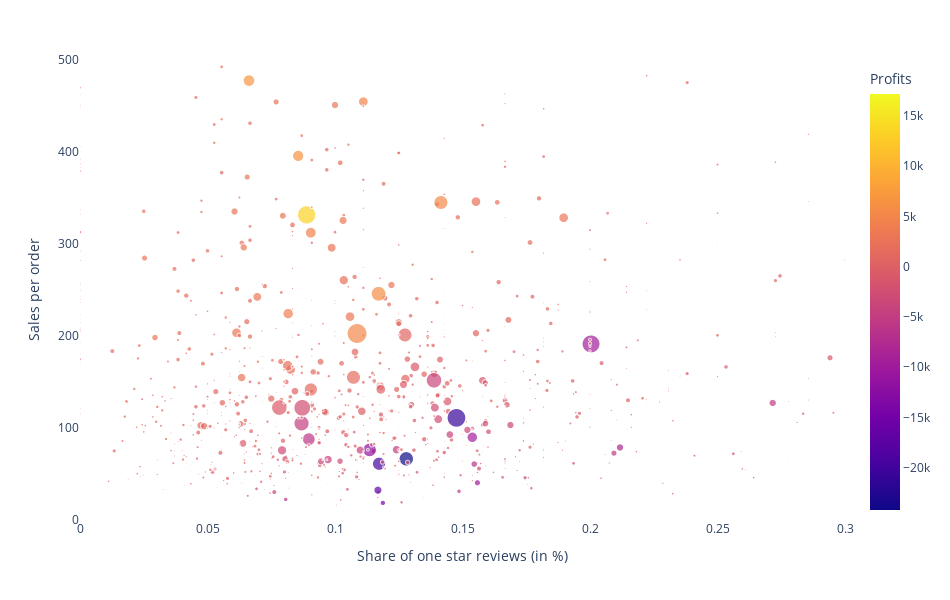

Notebook cell for this chart:
### Markdown cell above
## Behaviour pattern

### Code cell
fig = px.scatter(
    x='share_of_one_stars', y='sales_per_order',
    size_max=20, size='sales',
    color= 'profits',
    width=950, height=600,
    data_frame=sellers,
    labels={
        'share_of_one_stars': 'Share of one star (%)',
        'sales_per_order': 'Sales per order',
        'sales': 'Sales',
        'profits': 'Profits'
    }
)
fig.update_layout(
    {'plot_bgcolor': 'rgba(0,0,0,0)'},
    yaxis_range=[0,500],
    xaxis_range=[0, 0.3],
    )
fig.update_xaxes(title='Share of one star reviews (in %)')
fig.update_yaxes(title='Sales per order')
fig.show()

### Figure 1 — Plotly figure (JSON) as saved in the notebook; plotly's stock layout.template omitted (floating-point values rounded to 4 significant figures; data arrays with more than 128 entries replaced by an {"elided": "..."} marker saying what was removed)
{"data": [{"hovertemplate": "Share of one star (%)=%{x}<br>Sales per order=%{y}<br>Sales=%{marker.size}<br>Profits=%{marker.color}<extra></extra>", "legendgroup": "", "marker": {"color": {"elided": "2970 float values"}, "coloraxis": "coloraxis", "size": {"elided": "2970 float values"}, "sizemode": "area", "sizeref": 573.7, "symbol": "circle"}, "mode": "markers", "name": "", "showlegend": false, "type": "scattergl", "x": {"elided": "2970 float values"}, "xaxis": "x", "y": {"elided": "2970 float values"}, "yaxis": "y"}], "layout": {"coloraxis": {"colorbar": {"title": {"text": "Profits"}}, "colorscale": [[0, "#0d0887"], [0.1111, "#46039f"], [0.2222, "#7201a8"], [0.3333, "#9c179e"], [0.4444, "#bd3786"], [0.5556, "#d8576b"], [0.6667, "#ed7953"], [0.7778, "#fb9f3a"], [0.8889, "#fdca26"], [1, "#f0f921"]]}, "height": 600, "legend": {"itemsizing": "constant", "tracegroupgap": 0}, "margin": {"t": 60}, "plot_bgcolor": "rgba(0,0,0,0)", "width": 950, "xaxis": {"anchor": "y", "domain": [0, 1], "range": [0, 0.3], "title": {"text": "Share of one star reviews (in %)"}}, "yaxis": {"anchor": "x", "domain": [0, 1], "range": [0, 500], "title": {"text": "Sales per order"}}}}
